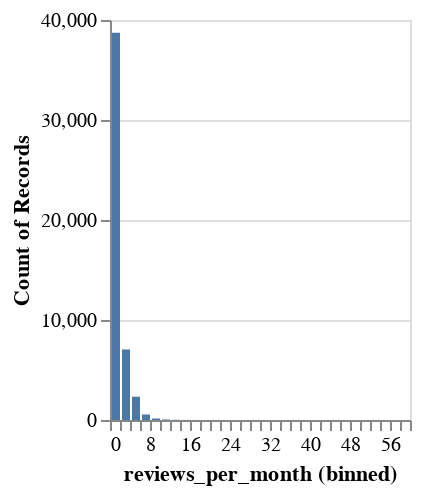

The notebook cell saved with this chart:
### Code cell
target_dist_chart

### Figure 1 — Vega specification as saved in the notebook (floating-point values rounded to 4 significant figures)
{"$schema": "https://vega.github.io/schema/vega/v5.json", "data": [{"name": "source_0", "values": [{"__count": 38724, "bin_maxbins_50_reviews_per_month": 0.0, "bin_maxbins_50_reviews_per_month_end": 2.0}, {"__count": 2326, "bin_maxbins_50_reviews_per_month": 4.0, "bin_maxbins_50_reviews_per_month_end": 6.0}, {"__count": 7054, "bin_maxbins_50_reviews_per_month": 2.0, "bin_maxbins_50_reviews_per_month_end": 4.0}, {"__count": 550, "bin_maxbins_50_reviews_per_month": 6.0, "bin_maxbins_50_reviews_per_month_end": 8.0}, {"__count": 53, "bin_maxbins_50_reviews_per_month": 10.0, "bin_maxbins_50_reviews_per_month_end": 12.0}, {"__count": 152, "bin_maxbins_50_reviews_per_month": 8.0, "bin_maxbins_50_reviews_per_month_end": 10.0}, {"__count": 20, "bin_maxbins_50_reviews_per_month": 12.0, "bin_maxbins_50_reviews_per_month_end": 14.0}, {"__count": 8, "bin_maxbins_50_reviews_per_month": 14.0, "bin_maxbins_50_reviews_per_month_end": 16.0}, {"__count": 4, "bin_maxbins_50_reviews_per_month": 16.0, "bin_maxbins_50_reviews_per_month_end": 18.0}, {"__count": 1, "bin_maxbins_50_reviews_per_month": 18.0, "bin_maxbins_50_reviews_per_month_end": 20.0}, {"__count": 1, "bin_maxbins_50_reviews_per_month": 20.0, "bin_maxbins_50_reviews_per_month_end": 22.0}, {"__count": 1, "bin_maxbins_50_reviews_per_month": 58.0, "bin_maxbins_50_reviews_per_month_end": 60.0}, {"__count": 1, "bin_maxbins_50_reviews_per_month": 26.0, "bin_maxbins_50_reviews_per_month_end": 28.0}]}, {"name": "source_0_y_domain___count", "values": [{"min": 1, "max": 38724}]}], "signals": [{"name": "bin_maxbins_50_reviews_per_month_bins", "value": {"fields": ["reviews_per_month"], "fname": "bin_reviews_per_month", "start": 0.0, "step": 2.0, "stop": 60.0}}], "marks": [{"type": "rect", "name": "marks", "from": {"data": "source_0"}, "encode": {"update": {"fill": {"value": "#4c78a8"}, "x": {"field": "bin_maxbins_50_reviews_per_month_end", "scale": "x", "offset": {"signal": "0.5 + (abs(scale(\"x\", datum[\"bin_maxbins_50_reviews_per_month_end\"]) - scale(\"x\", datum[\"bin_maxbins_50_reviews_per_month\"])) < 0.25 ? 0.5 * (0.25 - (abs(scale(\"x\", datum[\"bin_maxbins_50_reviews_per_month_end\"]) - scale(\"x\", datum[\"bin_maxbins_50_reviews_per_month\"])))) : -0.5)"}}, "y2": {"value": 0, "scale": "y"}, "x2": {"field": "bin_maxbins_50_reviews_per_month", "scale": "x", "offset": {"signal": "0.5 + (abs(scale(\"x\", datum[\"bin_maxbins_50_reviews_per_month_end\"]) - scale(\"x\", datum[\"bin_maxbins_50_reviews_per_month\"])) < 0.25 ? -0.5 * (0.25 - (abs(scale(\"x\", datum[\"bin_maxbins_50_reviews_per_month_end\"]) - scale(\"x\", datum[\"bin_maxbins_50_reviews_per_month\"])))) : 0.5)"}}, "y": {"field": "__count", "scale": "y"}}}, "style": ["bar"]}], "scales": [{"name": "x", "type": "linear", "domain": {"signal": "[bin_maxbins_50_reviews_per_month_bins.start, bin_maxbins_50_reviews_per_month_bins.stop]"}, "range": [0, {"signal": "width"}], "bins": {"signal": "bin_maxbins_50_reviews_per_month_bins"}, "zero": false}, {"name": "y", "type": "linear", "domain": [{"signal": "(data(\"source_0_y_domain___count\")[0] || {}).min"}, {"signal": "(data(\"source_0_y_domain___count\")[0] || {}).max"}], "range": [{"signal": "height"}, 0], "zero": true, "nice": true}], "axes": [{"scale": "y", "grid": true, "gridScale": "x", "zindex": 0, "ticks": false, "minExtent": 0, "domain": false, "orient": "left", "aria": false, "tickCount": {"signal": "ceil(height/40)"}, "maxExtent": 0, "labels": false}, {"scale": "x", "zindex": 0, "title": "reviews_per_month (binned)", "orient": "bottom", "labelFlush": true, "labelOverlap": true, "grid": false, "tickCount": {"signal": "ceil(width/10)"}}, {"scale": "y", "title": "Count of Records", "grid": false, "orient": "left", "labelOverlap": true, "zindex": 0, "tickCount": {"signal": "ceil(height/40)"}}], "height": 200, "padding": 5, "style": "cell", "width": 150, "background": "white"}
